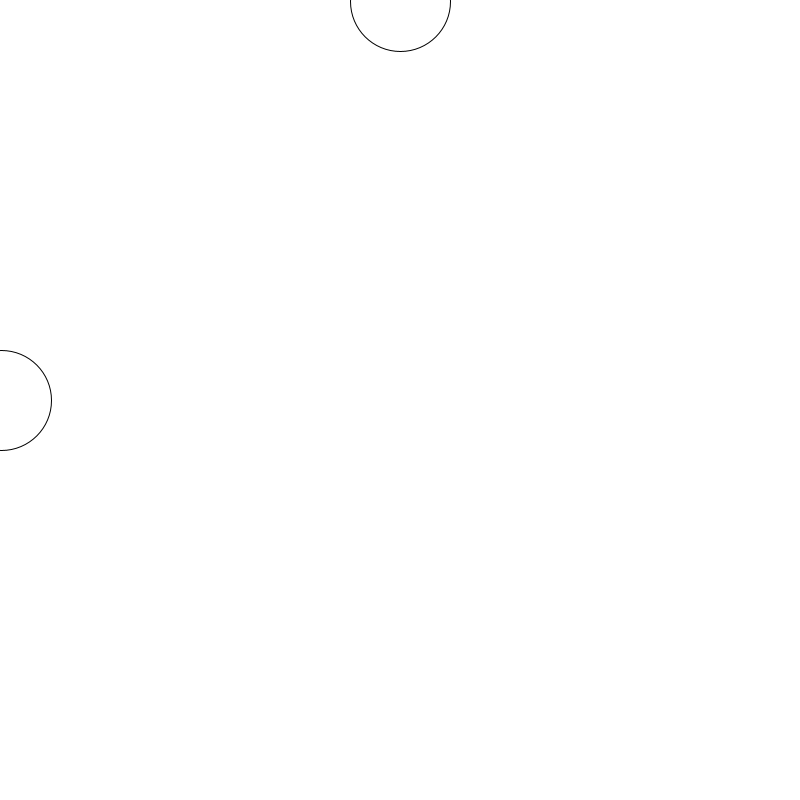
Frame 1 (no input)
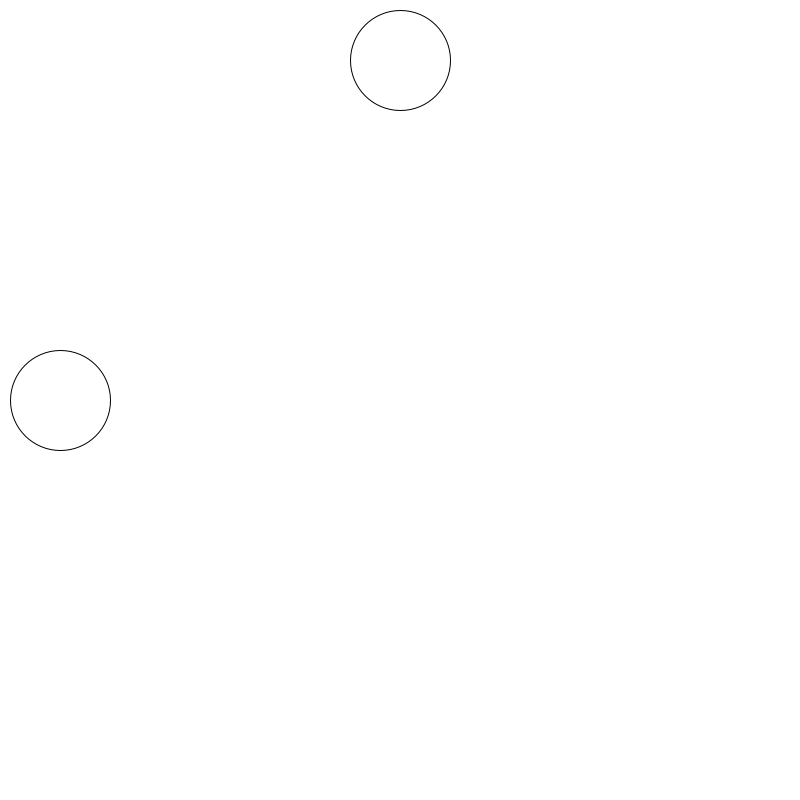
Frame 60 (the mouse pressed at the canvas centre just before this capture)
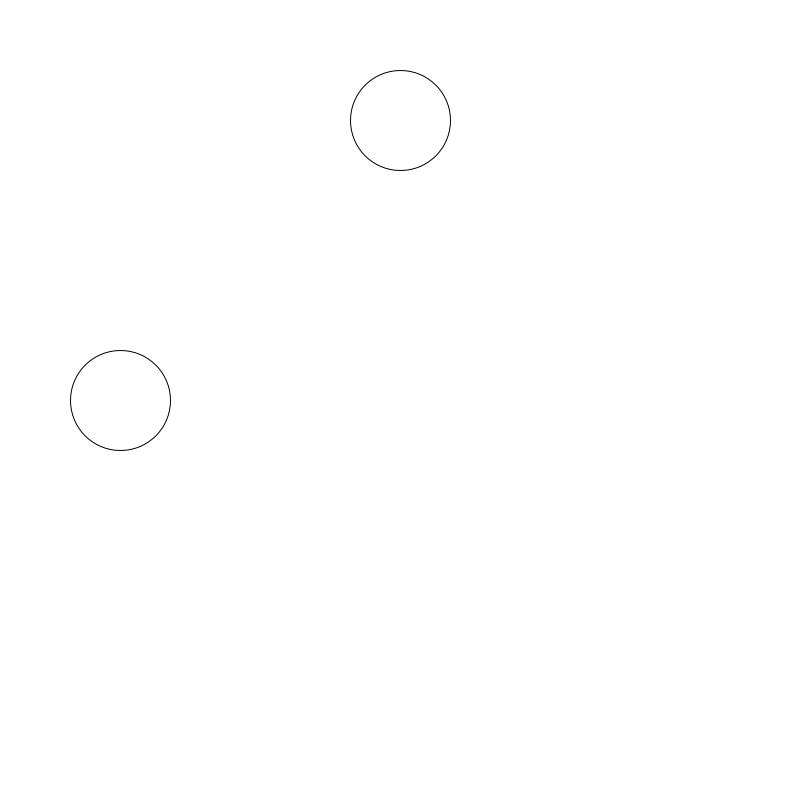
Frame 120 (the mouse held since frame 60 and released just before this capture)

The Processing sketch that drew these frames (run headless with seeded random() and noise(); from frame 60 on, the mouse is pressed at the canvas centre):

// Processing sketch: sketch_22setup_draw3
// ── sketch_22setup_draw3.pde
float x = 0;
void setup() {
  size(800, 800);
}

void draw() {
  background(255);
  x = x + 1;
  ellipse(x, 400, 100, 100);
  ellipse(400, x, 100, 100);
}
